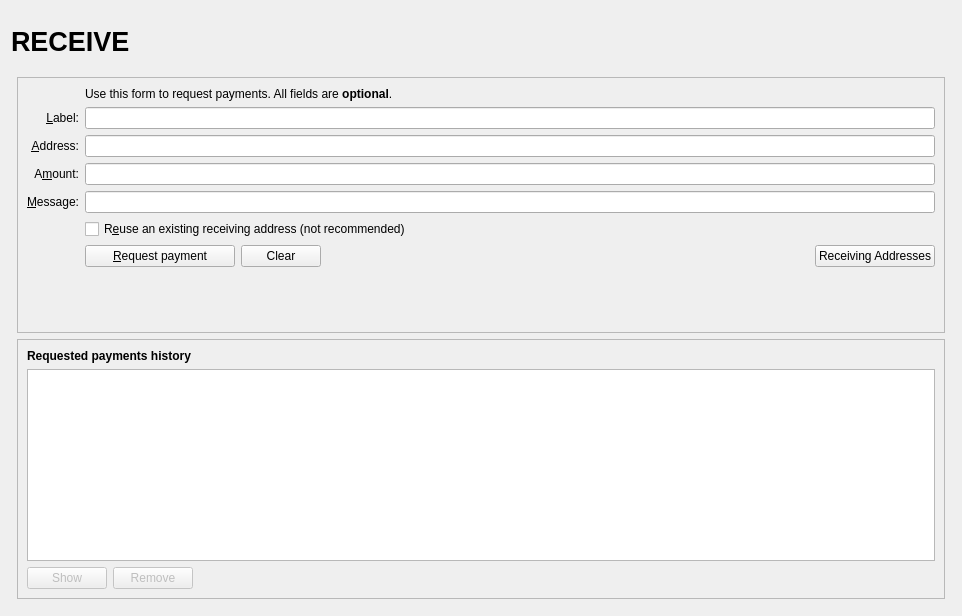
<?xml version="1.0" encoding="UTF-8"?>
<ui version="4.0">
 <class>ReceiveCoinsDialog</class>
 <widget class="QWidget" name="ReceiveCoinsDialog">
  <property name="geometry">
   <rect>
    <x>0</x>
    <y>0</y>
    <width>962</width>
    <height>616</height>
   </rect>
  </property>
  <layout class="QVBoxLayout" name="verticalLayout" stretch="0">
   <item>
    <layout class="QVBoxLayout" name="verticalLayout_Master" stretch="0,1">
     <property name="spacing">
      <number>0</number>
     </property>
     <item>
      <widget class="QFrame" name="frame_Header">
       <layout class="QVBoxLayout" name="verticalLayout_8">
        <property name="leftMargin">
         <number>0</number>
        </property>
        <property name="topMargin">
         <number>0</number>
        </property>
        <property name="rightMargin">
         <number>0</number>
        </property>
        <property name="bottomMargin">
         <number>0</number>
        </property>
        <item>
         <layout class="QHBoxLayout" name="horizontalLayout_Header" stretch="1,0,1">
          <item>
           <widget class="QLabel" name="labelOverviewHeaderLeft">
            <property name="minimumSize">
             <size>
              <width>464</width>
              <height>60</height>
             </size>
            </property>
            <property name="maximumSize">
             <size>
              <width>16777215</width>
              <height>60</height>
             </size>
            </property>
            <property name="font">
             <font>
              <pointsize>20</pointsize>
              <weight>75</weight>
              <bold>true</bold>
             </font>
            </property>
            <property name="text">
             <string>RECEIVE</string>
            </property>
           </widget>
          </item>
          <item>
           <spacer name="horizontalSpacer_3">
            <property name="orientation">
             <enum>Qt::Horizontal</enum>
            </property>
            <property name="sizeHint" stdset="0">
             <size>
              <width>40</width>
              <height>20</height>
             </size>
            </property>
           </spacer>
          </item>
          <item>
           <widget class="QLabel" name="labelOverviewHeaderRight">
            <property name="minimumSize">
             <size>
              <width>464</width>
              <height>60</height>
             </size>
            </property>
            <property name="maximumSize">
             <size>
              <width>16777215</width>
              <height>60</height>
             </size>
            </property>
            <property name="font">
             <font>
              <pointsize>14</pointsize>
             </font>
            </property>
            <property name="text">
             <string/>
            </property>
            <property name="alignment">
             <set>Qt::AlignRight|Qt::AlignTrailing|Qt::AlignVCenter</set>
            </property>
           </widget>
          </item>
         </layout>
        </item>
       </layout>
      </widget>
     </item>
     <item>
      <widget class="QFrame" name="frame_BG">
       <layout class="QVBoxLayout" name="verticalLayout_5">
        <property name="leftMargin">
         <number>6</number>
        </property>
        <property name="topMargin">
         <number>6</number>
        </property>
        <property name="rightMargin">
         <number>6</number>
        </property>
        <property name="bottomMargin">
         <number>6</number>
        </property>
        <item>
         <widget class="QFrame" name="frame2">
          <property name="sizePolicy">
           <sizepolicy hsizetype="Preferred" vsizetype="Expanding">
            <horstretch>0</horstretch>
            <verstretch>0</verstretch>
           </sizepolicy>
          </property>
          <property name="frameShape">
           <enum>QFrame::StyledPanel</enum>
          </property>
          <property name="frameShadow">
           <enum>QFrame::Sunken</enum>
          </property>
          <layout class="QVBoxLayout" name="verticalLayout_3">
           <item>
            <layout class="QGridLayout" name="gridLayout">
             <item row="2" column="2">
              <widget class="QLabel" name="label_5">
               <property name="text">
                <string>Use this form to request payments. All fields are &lt;b&gt;optional&lt;/b&gt;.</string>
               </property>
              </widget>
             </item>
             <item row="4" column="0">
              <widget class="QLabel" name="label_2">
               <property name="toolTip">
                <string>An optional label to associate with the new receiving address.</string>
               </property>
               <property name="text">
                <string>&amp;Label:</string>
               </property>
               <property name="alignment">
                <set>Qt::AlignRight|Qt::AlignTrailing|Qt::AlignVCenter</set>
               </property>
               <property name="buddy">
                <cstring>reqLabel</cstring>
               </property>
              </widget>
             </item>
             <item row="4" column="2">
              <widget class="QLineEdit" name="reqLabel">
               <property name="toolTip">
                <string>An optional label to associate with the new receiving address.</string>
               </property>
              </widget>
             </item>
             <item row="5" column="0">
              <widget class="QLabel" name="label">
               <property name="toolTip">
                <string>Your receiving address. You can copy and use it to receive coins on this wallet. A new one will be generated once it is used.</string>
               </property>
               <property name="text">
                <string>&amp;Address:</string>
               </property>
               <property name="alignment">
                <set>Qt::AlignRight|Qt::AlignTrailing|Qt::AlignVCenter</set>
               </property>
               <property name="buddy">
                <cstring>reqAddress</cstring>
               </property>
              </widget>
             </item>
             <item row="5" column="2">
              <widget class="QLineEdit" name="reqAddress">
               <property name="readOnly">
                <bool>true</bool>
               </property>
               <property name="minimumSize">
                <size>
                 <width>80</width>
                 <height>0</height>
                </size>
               </property>
               <property name="toolTip">
                <string>Your receiving address. You can copy and use it to receive coins on this wallet. A new one will be generated once it is used.</string>
               </property>
              </widget>
             </item>
             <item row="6" column="0">
              <widget class="QLabel" name="label">
               <property name="toolTip">
                <string>An optional amount to request. Leave this empty or zero to not request a specific amount.</string>
               </property>
               <property name="text">
                <string>A&amp;mount:</string>
               </property>
               <property name="alignment">
                <set>Qt::AlignRight|Qt::AlignTrailing|Qt::AlignVCenter</set>
               </property>
               <property name="buddy">
                <cstring>reqAmount</cstring>
               </property>
              </widget>
             </item>
             <item row="6" column="2">
              <widget class="BitcoinAmountField" name="reqAmount">
               <property name="minimumSize">
                <size>
                 <width>80</width>
                 <height>0</height>
                </size>
               </property>
               <property name="toolTip">
                <string>An optional amount to request. Leave this empty or zero to not request a specific amount.</string>
               </property>
              </widget>
             </item>
             <item row="7" column="0">
              <widget class="QLabel" name="label_3">
               <property name="toolTip">
                <string>An optional message to attach to the payment request, which will be displayed when the request is opened. Note: The message will not be sent with the payment over the hera network.</string>
               </property>
               <property name="text">
                <string>&amp;Message:</string>
               </property>
               <property name="alignment">
                <set>Qt::AlignRight|Qt::AlignTrailing|Qt::AlignVCenter</set>
               </property>
               <property name="buddy">
                <cstring>reqMessage</cstring>
               </property>
              </widget>
             </item>
             <item row="7" column="2">
              <widget class="QLineEdit" name="reqMessage">
               <property name="toolTip">
                <string>An optional message to attach to the payment request, which will be displayed when the request is opened.&lt;br&gt;Note: The message will not be sent with the payment over the hera network.</string>
               </property>
              </widget>
             </item>
             <item row="8" column="0">
              <widget class="QLabel" name="label_4">
               <property name="text">
                <string/>
               </property>
              </widget>
             </item>
             <item row="8" column="2">
              <widget class="QCheckBox" name="reuseAddress">
               <property name="toolTip">
                <string>Reuse one of the previously used receiving addresses.&lt;br&gt;Reusing addresses has security and privacy issues.&lt;br&gt;Do not use this unless re-generating a payment request made before.</string>
               </property>
               <property name="text">
                <string>R&amp;euse an existing receiving address (not recommended)</string>
               </property>
              </widget>
             </item>
             <item row="9" column="0">
              <widget class="QLabel" name="label_7">
               <property name="text">
                <string/>
               </property>
              </widget>
             </item>
             <item row="9" column="2">
              <layout class="QHBoxLayout" name="horizontalLayout">
               <item>
                <widget class="QPushButton" name="receiveButton">
                 <property name="minimumSize">
                  <size>
                   <width>150</width>
                   <height>0</height>
                  </size>
                 </property>
                 <property name="text">
                  <string>&amp;Request payment</string>
                 </property>
                 <property name="icon">
                  <iconset resource="../hera.qrc">
                   <normaloff>:/icons/receiving_addresses</normaloff>:/icons/receiving_addresses</iconset>
                 </property>
                </widget>
               </item>
               <item>
                <widget class="QPushButton" name="clearButton">
                 <property name="sizePolicy">
                  <sizepolicy hsizetype="Minimum" vsizetype="Fixed">
                   <horstretch>0</horstretch>
                   <verstretch>0</verstretch>
                  </sizepolicy>
                 </property>
                 <property name="toolTip">
                  <string>Clear all fields of the form.</string>
                 </property>
                 <property name="text">
                  <string>Clear</string>
                 </property>
                 <property name="icon">
                  <iconset resource="../hera.qrc">
                   <normaloff>:/icons/remove</normaloff>:/icons/remove</iconset>
                 </property>
                 <property name="autoDefault">
                  <bool>false</bool>
                 </property>
                </widget>
               </item>
               <item>
                <spacer name="horizontalSpacer">
                 <property name="orientation">
                  <enum>Qt::Horizontal</enum>
                 </property>
                 <property name="sizeHint" stdset="0">
                  <size>
                   <width>40</width>
                   <height>20</height>
                  </size>
                 </property>
                </spacer>
               </item>
               <item>
                <widget class="QPushButton" name="receivingAddressesButton">
                 <property name="text">
                  <string>Receiving Addresses</string>
                 </property>
                 <property name="icon">
                  <iconset resource="../pivx.qrc">
                   <normaloff>:/icons/address-book</normaloff>:/icons/address-book</iconset>
                 </property>
                 <property name="autoDefault">
                  <bool>false</bool>
                 </property>
                </widget>
               </item>
              </layout>
             </item>
             <item row="10" column="2">
              <spacer name="verticalSpacer">
               <property name="orientation">
                <enum>Qt::Vertical</enum>
               </property>
               <property name="sizeHint" stdset="0">
                <size>
                 <width>20</width>
                 <height>40</height>
                </size>
               </property>
              </spacer>
             </item>
            </layout>
           </item>
          </layout>
         </widget>
        </item>
        <item>
         <widget class="QFrame" name="frame">
          <property name="sizePolicy">
           <sizepolicy hsizetype="Preferred" vsizetype="Expanding">
            <horstretch>0</horstretch>
            <verstretch>0</verstretch>
           </sizepolicy>
          </property>
          <property name="frameShape">
           <enum>QFrame::StyledPanel</enum>
          </property>
          <property name="frameShadow">
           <enum>QFrame::Raised</enum>
          </property>
          <layout class="QVBoxLayout" name="verticalLayout_2">
           <item>
            <widget class="QLabel" name="label_6">
             <property name="font">
              <font>
               <weight>75</weight>
               <bold>true</bold>
              </font>
             </property>
             <property name="text">
              <string>Requested payments history</string>
             </property>
            </widget>
           </item>
           <item>
            <widget class="QTableView" name="recentRequestsView">
             <property name="palette">
              <palette>
               <active>
                <colorrole role="Text">
                 <brush brushstyle="SolidPattern">
                  <color alpha="255">
                   <red>51</red>
                   <green>51</green>
                   <blue>51</blue>
                  </color>
                 </brush>
                </colorrole>
               </active>
               <inactive>
                <colorrole role="Text">
                 <brush brushstyle="SolidPattern">
                  <color alpha="255">
                   <red>51</red>
                   <green>51</green>
                   <blue>51</blue>
                  </color>
                 </brush>
                </colorrole>
               </inactive>
               <disabled>
                <colorrole role="Text">
                 <brush brushstyle="SolidPattern">
                  <color alpha="255">
                   <red>85</red>
                   <green>85</green>
                   <blue>85</blue>
                  </color>
                 </brush>
                </colorrole>
               </disabled>
              </palette>
             </property>
             <property name="contextMenuPolicy">
              <enum>Qt::CustomContextMenu</enum>
             </property>
             <property name="tabKeyNavigation">
              <bool>false</bool>
             </property>
             <property name="sortingEnabled">
              <bool>true</bool>
             </property>
            </widget>
           </item>
           <item>
            <layout class="QHBoxLayout" name="horizontalLayout_2">
             <item>
              <widget class="QPushButton" name="showRequestButton">
               <property name="enabled">
                <bool>false</bool>
               </property>
               <property name="toolTip">
                <string>Show the selected request (does the same as double clicking an entry)</string>
               </property>
               <property name="text">
                <string>Show</string>
               </property>
               <property name="icon">
                <iconset resource="../hera.qrc">
                 <normaloff>:/icons/edit</normaloff>:/icons/edit</iconset>
               </property>
               <property name="autoDefault">
                <bool>false</bool>
               </property>
              </widget>
             </item>
             <item>
              <widget class="QPushButton" name="removeRequestButton">
               <property name="enabled">
                <bool>false</bool>
               </property>
               <property name="toolTip">
                <string>Remove the selected entries from the list</string>
               </property>
               <property name="text">
                <string>Remove</string>
               </property>
               <property name="icon">
                <iconset resource="../hera.qrc">
                 <normaloff>:/icons/remove</normaloff>:/icons/remove</iconset>
               </property>
               <property name="autoDefault">
                <bool>false</bool>
               </property>
              </widget>
             </item>
             <item>
              <spacer name="horizontalSpacer_2">
               <property name="orientation">
                <enum>Qt::Horizontal</enum>
               </property>
               <property name="sizeHint" stdset="0">
                <size>
                 <width>40</width>
                 <height>20</height>
                </size>
               </property>
              </spacer>
             </item>
            </layout>
           </item>
          </layout>
         </widget>
        </item>
       </layout>
      </widget>
     </item>
    </layout>
   </item>
  </layout>
 </widget>
 <customwidgets>
  <customwidget>
   <class>BitcoinAmountField</class>
   <extends>QLineEdit</extends>
   <header>bitcoinamountfield.h</header>
   <container>1</container>
  </customwidget>
 </customwidgets>
 <tabstops>
  <tabstop>reqLabel</tabstop>
  <tabstop>reqAddress</tabstop>
  <tabstop>reqAmount</tabstop>
  <tabstop>reqMessage</tabstop>
  <tabstop>reuseAddress</tabstop>
  <tabstop>receiveButton</tabstop>
  <tabstop>clearButton</tabstop>
  <tabstop>recentRequestsView</tabstop>
  <tabstop>showRequestButton</tabstop>
  <tabstop>removeRequestButton</tabstop>
 </tabstops>
 <resources>
  <include location="../hera.qrc"/>
 </resources>
 <connections/>
</ui>
